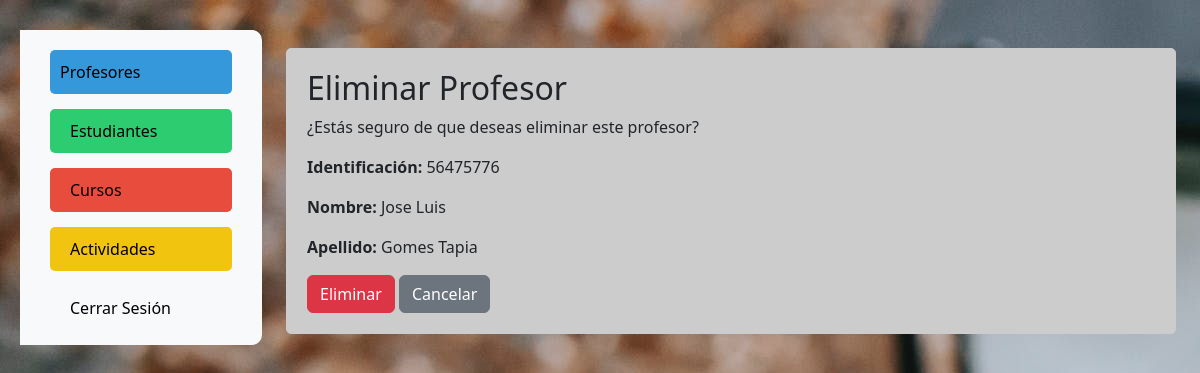
The page /profesores/eliminar/56475776/ on the database its author committed.
### cursos/models.py (models this page shows)
class Profesor(models.Model):
    identificacion = models.CharField(primary_key=True, max_length=20)
    nombre = models.CharField(max_length=100)
    apellido = models.CharField(max_length=100)

### cursos/views.py (the view)
# urls.py: path('profesores/eliminar/<int:profesor_id>/', views.eliminar_profesor, name='eliminar_profesor'),
def eliminar_profesor(request, profesor_id):
    profesor = get_object_or_404(Profesor, pk=profesor_id)
    if request.method == 'POST':
        profesor.delete()
        return redirect('lista_profesores')
    return render(request, 'cursos/eliminar_profesor.html', {'profesor': profesor})

### cursos/templates/cursos/eliminar_profesor.html (shortened to what this page needs)
{% extends 'plantilla.html' %}
{% load static %}
{% block content %}
<div class="container mt-4">
    <div class="form-container">
        <h2>Eliminar Profesor</h2>
        <p>¿Estás seguro de que deseas eliminar este profesor?</p>
        <p><strong>Identificación:</strong> {{ profesor.identificacion }}</p>
        <p><strong>Nombre:</strong> {{ profesor.nombre }}</p>
        <p><strong>Apellido:</strong> {{ profesor.apellido }}</p>
        <form method="post" action="{% url 'eliminar_profesor' profesor_id=profesor.identificacion %}" style="display: inline;">
            <button type="submit" class="btn btn-danger">Eliminar</button>
        </form>
        <a href="{% url 'lista_profesores' %}" class="btn btn-secondary">Cancelar</a>
    </div>
</div>
{% endblock %}

### cursos/static/estilos.css (style rules this page uses)
body { background-color: #2052bd; }
body { background-image: url('img/fondo.jpg'); }
.form-container { padding: 20px; border: 1px solid #ccc; border-radius: 5px; margin-top: 20px; background-color: #ccc; }

### rows shown on the page
Profesor: identificacion "56475776", nombre "Jose Luis", apellido "Gomes Tapia"
